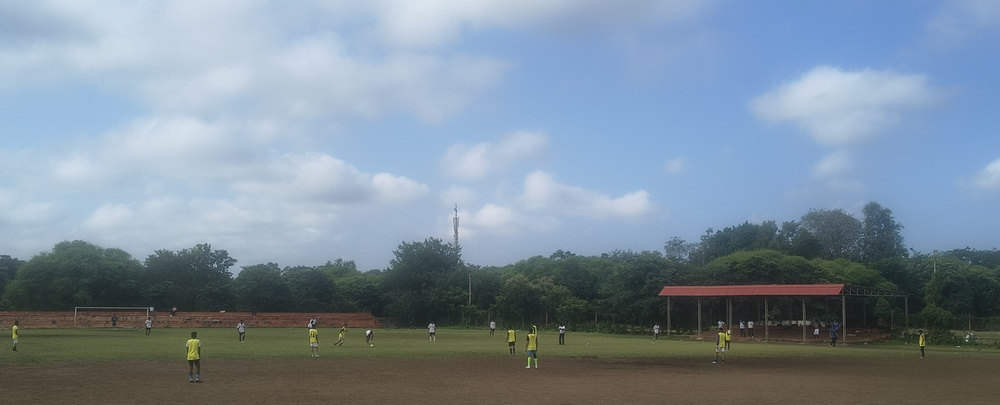
#> input picture Images/IMG_20260920_090002001_HDR~2.jpg, 1000 x 405 px, shrunk from 4071 x 1647 before the run
$ jupyter execute ClAHE_practical.ipynb
#> lines starting #> are read from the running program, lines starting #| are printed output that depends on the picture
[cell 1]
import cv2
import matplotlib.pyplot as plt
import numpy as np

[cell 2]
image = cv2.imread("../Images/IMG_20260920_090002001_HDR~2.jpg") # replace the image with sample.png
#> image is the input picture: shape (405, 1000, 3); mean B, G, R 154.5, 140.5, 124.4

image_grey = cv2.cvtColor(image, cv2.COLOR_BGR2GRAY)
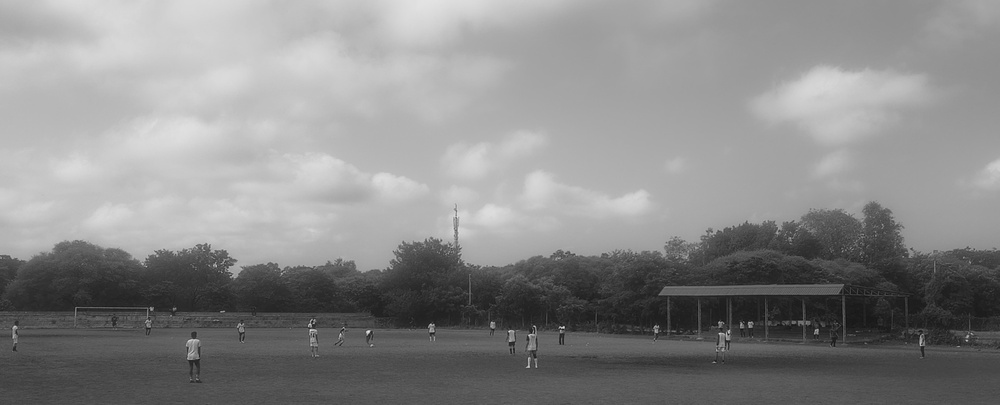
#> image_grey: shape (405, 1000); min 16, max 232, mean 137.3
image_rgb = cv2.cvtColor(image, cv2.COLOR_BGR2RGB)

[cell 3]
equalized_image_grey = cv2.equalizeHist(image_grey)
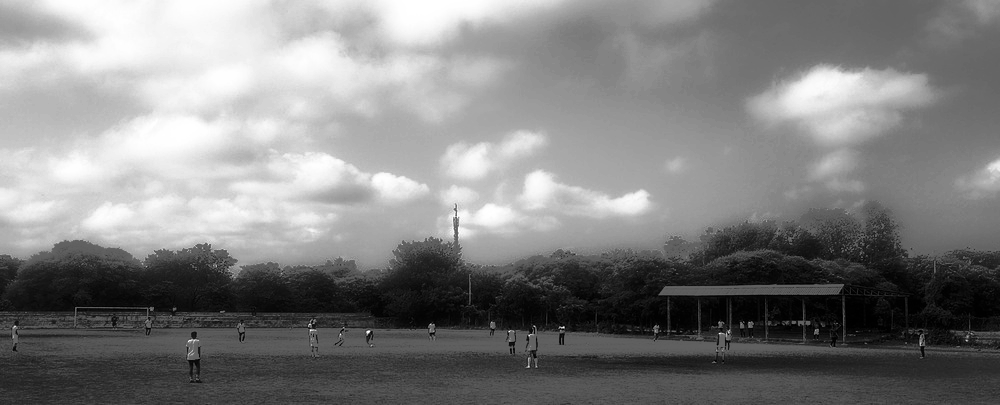
#> equalized_image_grey: shape (405, 1000); min 0, max 255, mean 128.5

clahe = cv2.createCLAHE(clipLimit=2.0,tileGridSize=(4,4))

clahe_image = clahe.apply(image_grey)
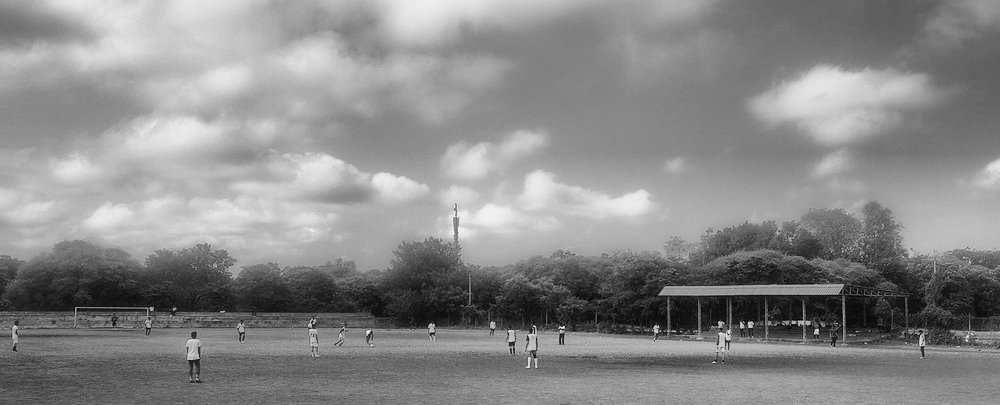
#> clahe_image: shape (405, 1000); min 7, max 244, mean 136.8

# plotting

plt.figure(figsize=(10,8))

plt.subplot(1,3,1)
plt.imshow(image_grey, cmap="gray")
plt.title("original image")
plt.axis("off")

plt.subplot(1,3,2)
plt.imshow(equalized_image_grey, cmap="gray")
plt.title("equalized image")
plt.axis("off")

plt.subplot(1,3,3)
plt.imshow(clahe_image, cmap="gray")
plt.title("CLAHE image")
plt.axis("off")

plt.tight_layout()
plt.show()
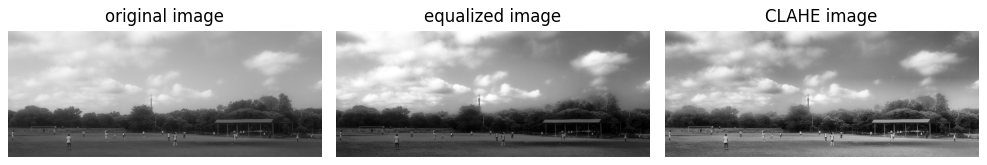
#> figure drawn by matplotlib, 3 panels

[cell 4]
image_yuv = cv2.cvtColor(image, cv2.COLOR_BGR2YUV)
#> image_yuv: shape (405, 1000, 3); mean of channels 0, 1, 2 137.3, 136.4, 116.7

image_yuv[:,:,0] = clahe.apply(image_yuv[:,:,0])
#> image_yuv: shape (405, 1000, 3); mean of channels 0, 1, 2 136.8, 136.4, 116.7

yuv_image_bgr = cv2.cvtColor(image_yuv, cv2.COLOR_YUV2BGR)
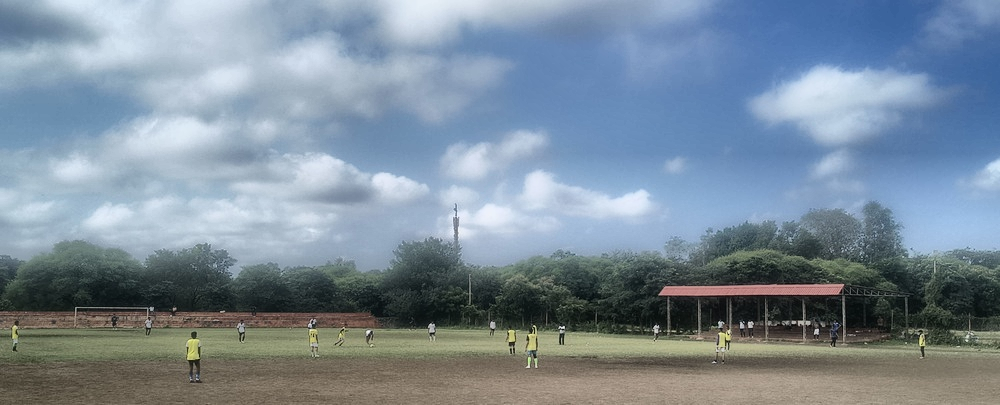
#> yuv_image_bgr: shape (405, 1000, 3); mean B, G, R 154, 140, 123.9

yuv_image_rgb = cv2.cvtColor(yuv_image_bgr, cv2.COLOR_BGR2RGB)

plt.figure(figsize=(20,16))

plt.subplot(1,2,1)
plt.imshow(image_rgb)
plt.title("original image")
plt.axis("off")

plt.subplot(1,2,2)
plt.imshow(yuv_image_rgb)
plt.title("equalized image")
plt.axis("off")


plt.tight_layout()
plt.show()

$ run again, with Images/butterfly.jpg copied over Images/IMG_20260920_090002001_HDR~2.jpg
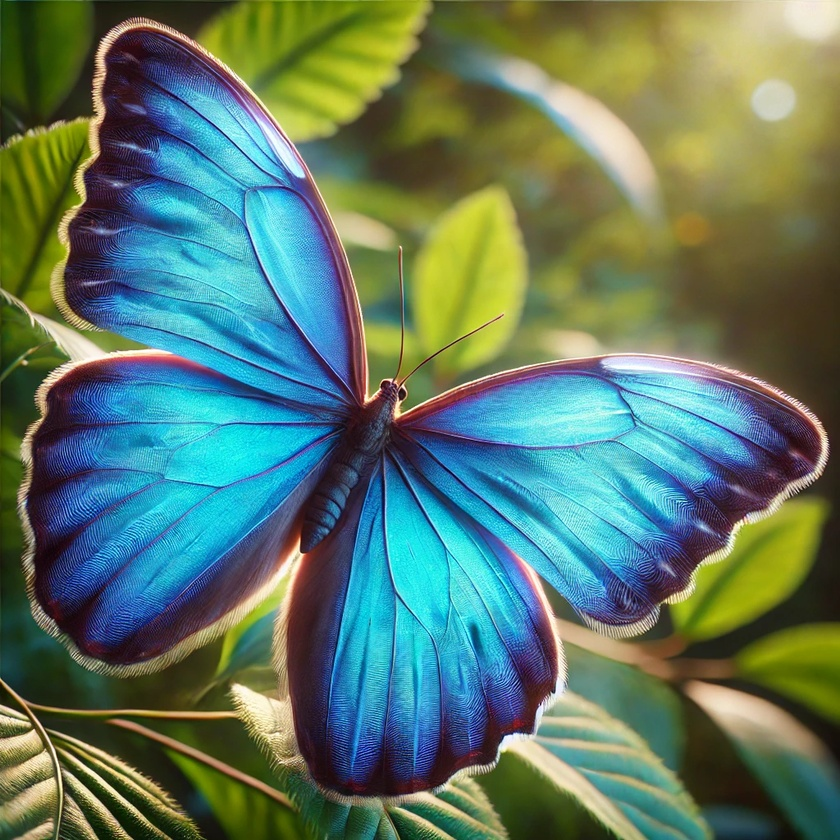
#> input picture Images/butterfly.jpg, 840 x 840 px, shrunk from 1024 x 1024 before the run
#> image is the input picture: shape (840, 840, 3); mean B, G, R 102.9, 121.6, 93.2
#> `clahe_image = clahe.apply(image_grey)`:
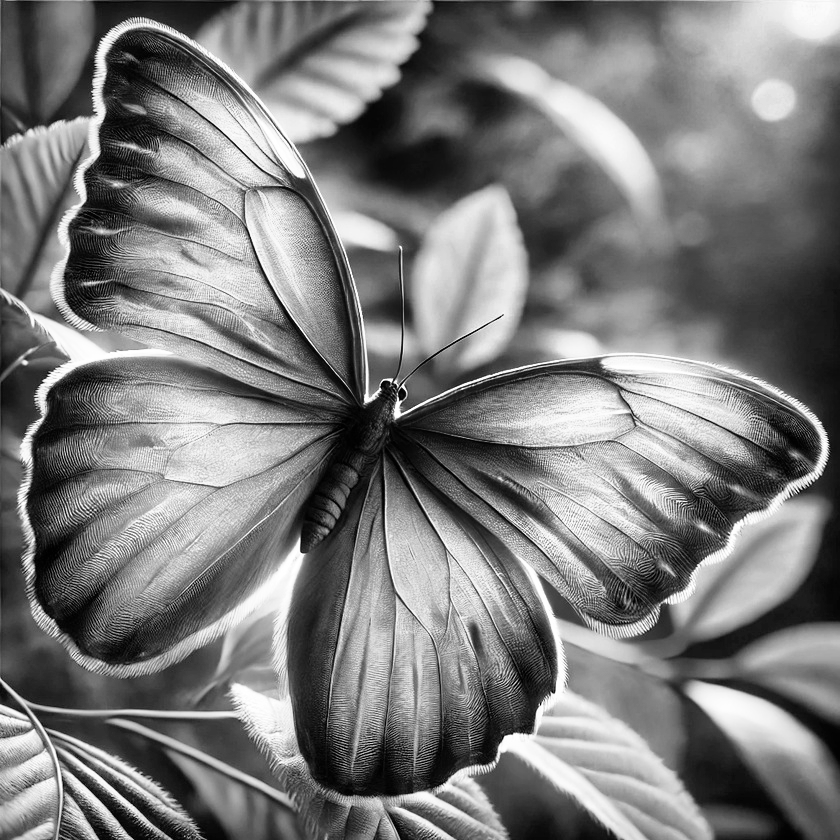
#> clahe_image: shape (840, 840); min 0, max 255, mean 123.6
#> `yuv_image_bgr = cv2.cvtColor(image_yuv, cv2.COLOR_YUV2BGR)`:
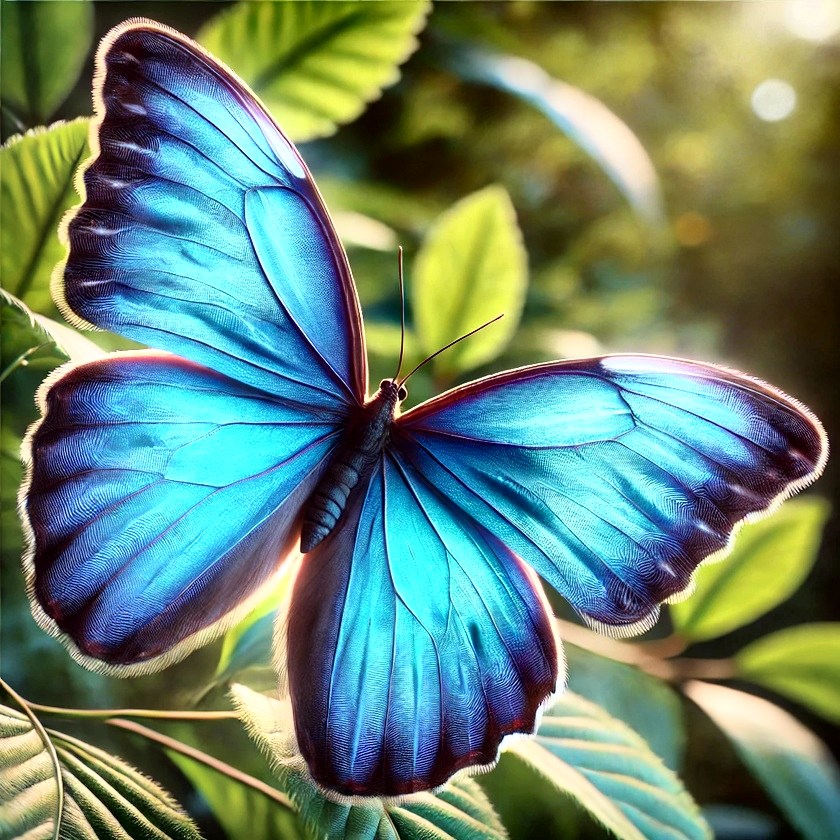
#> yuv_image_bgr: shape (840, 840, 3); mean B, G, R 113.8, 133.5, 105.7
